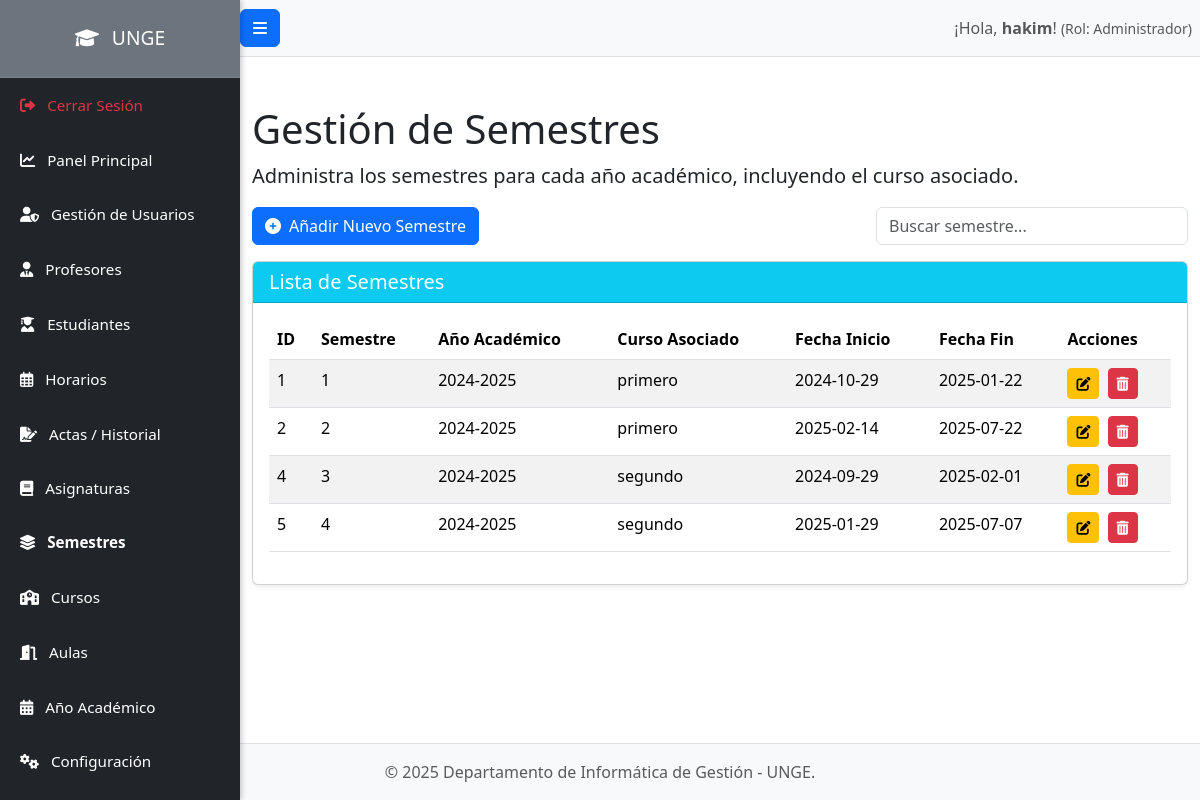
The page /admin/semestres.php (signed in) on the database its author committed.
### tables this page shows
CREATE TABLE `semestres` (
  `id` int(11) NOT NULL,
  `id_anio_academico` int(11) NOT NULL,
  `numero_semestre` int(11) NOT NULL,
  `fecha_inicio` date NOT NULL,
  `fecha_fin` date NOT NULL,
  `id_curso_asociado_al_semestre` int(11) DEFAULT NULL
);

CREATE TABLE `anios_academicos` (
  `id` int(11) NOT NULL,
  `nombre_anio` varchar(50) NOT NULL,
  `fecha_inicio` date NOT NULL,
  `fecha_fin` date NOT NULL
);

CREATE TABLE `cursos` (
  `id` int(11) NOT NULL,
  `nombre_curso` varchar(100) NOT NULL,
  `descripcion` text DEFAULT NULL,
  `created_at` timestamp NOT NULL DEFAULT current_timestamp(),
  `updated_at` timestamp NOT NULL DEFAULT current_timestamp() ON UPDATE current_timestamp()
);

### admin/semestres.php (the view, shortened to what this page needs)
<?php
require_once '../config/database.php';
$stmt_semestres = $pdo->query("SELECT s.id, s.numero_semestre, s.fecha_inicio, s.fecha_fin,
                                      aa.nombre_anio AS anio_academico, s.id_anio_academico,
                                      c.nombre_curso AS nombre_curso_asociado, s.id_curso_asociado_al_semestre
                               FROM semestres s
                               JOIN anios_academicos aa ON s.id_anio_academico = aa.id
                               LEFT JOIN cursos c ON s.id_curso_asociado_al_semestre = c.id
                               ORDER BY aa.nombre_anio DESC, s.numero_semestre ASC");
$semestres = $stmt_semestres->fetchAll();
include_once '../includes/header.php';
?>
<h1 class="mt-4">Gestión de Semestres</h1>
<p class="lead">Administra los semestres para cada año académico, incluyendo el curso asociado.</p>
<div class="mb-3 d-flex justify-content-between align-items-center">
    <button type="button" class="btn btn-primary" data-bs-toggle="modal" data-bs-target="#semesterModal" id="addSemesterBtn">
        <i class="fas fa-plus-circle me-2"></i>Añadir Nuevo Semestre
    </button>
    <div class="col-md-4">
        <input type="search" class="form-control" id="searchInput" placeholder="Buscar semestre...">
    </div>
</div>
<div class="card shadow-sm mb-4">
    <div class="card-header bg-info text-white">
        <h5 class="mb-0">Lista de Semestres</h5>
    </div>
    <div class="card-body">
        <div class="table-responsive">
            <table class="table table-hover table-striped" id="semestresTable">
                <thead>
                    <tr>
                        <th>ID</th>
                        <th>Semestre</th>
                        <th>Año Académico</th>
                        <th>Curso Asociado</th>
                        <th>Fecha Inicio</th>
                        <th>Fecha Fin</th>
                        <th>Acciones</th>
                    </tr>
                </thead>
                <tbody>
                    <?php if (count($semestres) > 0): ?>
                        <?php foreach ($semestres as $semestre): ?>
                            <tr data-id="<?php echo htmlspecialchars($semestre['id']); ?>"
                                data-numero_semestre="<?php echo htmlspecialchars($semestre['numero_semestre']); ?>"
                                data-id_anio_academico="<?php echo htmlspecialchars($semestre['id_anio_academico']); ?>"
                                data-fecha_inicio="<?php echo htmlspecialchars($semestre['fecha_inicio']); ?>"
                                data-fecha_fin="<?php echo htmlspecialchars($semestre['fecha_fin']); ?>"
                                data-id_curso_asociado_al_semestre="<?php echo htmlspecialchars($semestre['id_curso_asociado_al_semestre']); ?>">
                                <td><?php echo htmlspecialchars($semestre['id']); ?></td>
                                <td><?php echo htmlspecialchars($semestre['numero_semestre']); ?></td>
                                <td><?php echo htmlspecialchars($semestre['anio_academico']); ?></td>
                                <td><?php echo htmlspecialchars($semestre['nombre_curso_asociado'] ?? 'N/A'); ?></td>
                                <td><?php echo htmlspecialchars($semestre['fecha_inicio']); ?></td>
                                <td><?php echo htmlspecialchars($semestre['fecha_fin']); ?></td>
                                <td>
                                    <button type="button" class="btn btn-warning btn-sm edit-btn me-1" title="Editar" data-bs-toggle="modal" data-bs-target="#semesterModal">
                                        <i class="fas fa-edit"></i>
                                    </button>
                                    <form action="semestres.php" method="POST" class="d-inline" onsubmit="return confirm('¿Estás seguro de que quieres eliminar este semestre? Esto podría afectar la programación de horarios y registros.');">
                                        <button type="submit" class="btn btn-danger btn-sm" title="Eliminar">
                                            <i class="fas fa-trash-alt"></i>
                                        </button>
                                    </form>
                                </td>
                            </tr>
                        <?php endforeach; ?>
                    <?php else: ?>
                        <tr>
                            <td colspan="7" class="text-center">No hay semestres registrados.</td>
                        </tr>
                    <?php endif; ?>
                </tbody>
            </table>
        </div>
    </div>
</div>
<?php include_once '../includes/footer.php'; ?>
<div class="toast-container position-fixed bottom-0 end-0 p-3" style="z-index: 1100;">
</div>

### public/css/style.css (style rules this page uses)
body { overflow-x: hidden; }
body { display: flex; flex-direction: column; min-height: 100vh; }
.card { border-radius: 0.5rem; border: none; }
.btn-primary { background-color: #007bff; border-color: #007bff; }

### rows shown on the page
semestres: id "1", numero_semestre "1", id_anio_academico.nombre_anio "2024-2025", id_curso_asociado_al_semestre.nombre_curso "primero", fecha_inicio "2024-10-29", fecha_fin "2025-01-22"
semestres: id "2", numero_semestre "2", id_anio_academico.nombre_anio "2024-2025", id_curso_asociado_al_semestre.nombre_curso "primero", fecha_inicio "2025-02-14", fecha_fin "2025-07-22"
semestres: id "4", numero_semestre "3", id_anio_academico.nombre_anio "2024-2025", id_curso_asociado_al_semestre.nombre_curso "segundo", fecha_inicio "2024-09-29", fecha_fin "2025-02-01"
semestres: id "5", numero_semestre "4", id_anio_academico.nombre_anio "2024-2025", id_curso_asociado_al_semestre.nombre_curso "segundo", fecha_inicio "2025-01-29", fecha_fin "2025-07-07"

### other values the page prints
$_SESSION['username'] "hakim"
$_SESSION['user_role'] "Administrador"
